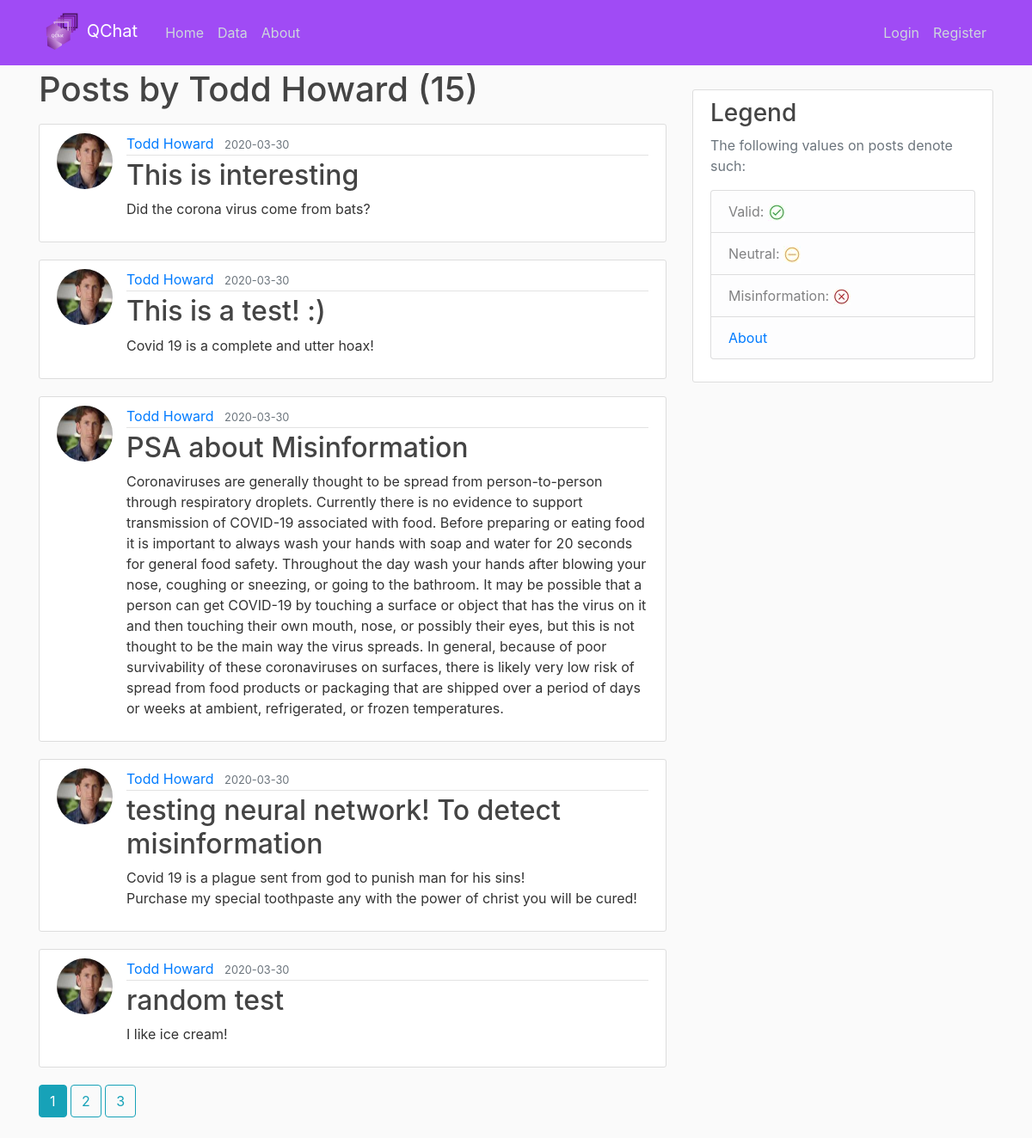
Page /user/Todd Howard on the earlier database version.
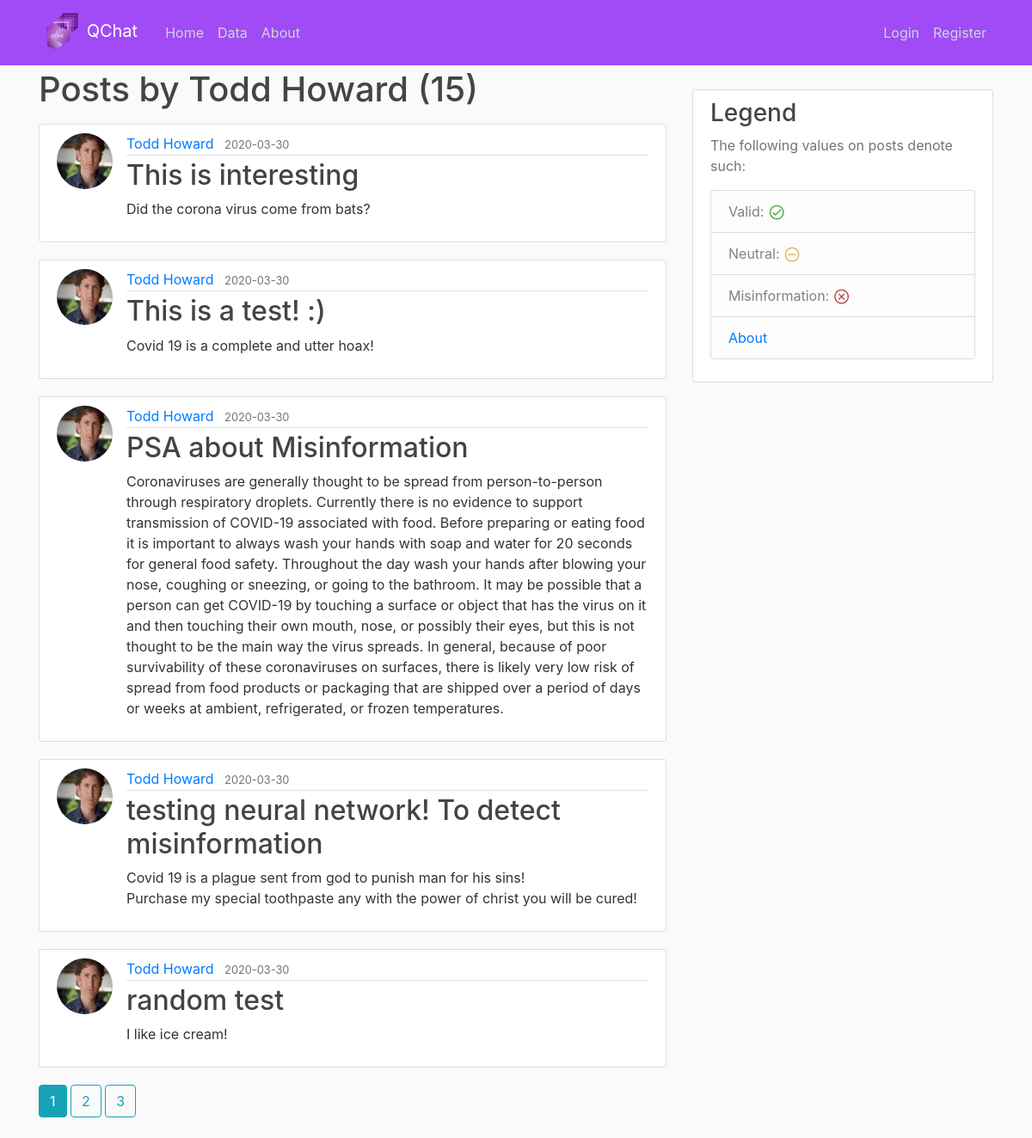
Same page on the later database version.
### app/models.py (models this page shows, shortened)
class User(db.Model, UserMixin):
    id = db.Column(db.Integer, primary_key=True)                                    # Primary Key
    username = db.Column(db.String(20), unique=True, nullable=False)                # Each User will have a username, with a max(20) characters, it must be unique, and Null is not allowed!
    email = db.Column(db.String(120), unique=True, nullable=False)                  # Each User will have an email, with a max(120) characters, it must be unique, and Null is not allowed!
    image_file = db.Column(db.String(2083), nullable=False, default='default.jpg')    # Each User will have a defualt profile Image, so uniqueness does not apply, since Null is not allowed!
    password = db.Column(db.String(60), nullable=False)                             # Each User will have passwords, with a max(60) characters, uniqueness does not apply, and Null is not allowed!
    posts = db.relationship('Post', backref='author', lazy=True)                    # This is linked to Posts, Lazy Evaluation is set to: True

class Post(db.Model):
    id = db.Column(db.Integer, primary_key=True)                                    # Primary Key
    title = db.Column(db.String(100), nullable=False)                               # Each Post will have a title, with a max(100) characters, uniqueness does not apply, and Null is not allowed!
    date_posted = db.Column(db.DateTime, nullable=False, default=datetime.utcnow)   # Each Post will have a date_posted, with DateTime set to utcnow, current time, and Null is not allowed!
    content = db.Column(db.Text, nullable=False)                                    # Each Post will have a content with no character limit, and Null is not allowed!
    user_id = db.Column(db.Integer, db.ForeignKey('user.id'), nullable=False)       # This is using the user id as a ForeignKey, each post must have an Author, so Null is not allowed!

### app/users/routes.py (the view)
@users.route('/user/<string:username>')                                       # String
def user_posts(username):
    page = request.args.get('page', 1, type=int)                            # We request a page, the default page is 1, of type int
    user = User.query.filter_by(username=username).first_or_404()
    posts = Post.query.filter_by(author=user)\
        .order_by(Post.date_posted.desc())\
        .paginate(page=page, per_page=5)
    return render_template('user_posts.html', posts=posts, user=user)       # Redirect to user_posts.html

### app/templates/user_posts.html
{% extends "template.html" %}
{% block content %}
    <h1 class="mb-3">Posts by {{ user.username }} ({{ posts.total }}) </h1>
    {% for post in posts.items %}
        <article class="media content-section">
            <img class="rounded-circle article-img" src="{{ post.author.image_file }}">
            <div class="media-body overflow-auto text-break">
                <div class="article-metadata">
                    <a class="mr-2" href="{{ url_for('users.user_posts', username=post.author.username) }}">{{ post.author.username }}</a>
                    <small class="text-muted">{{ post.date_posted.strftime('%Y-%m-%d') }}</small>
                </div>
                <h2><a class="article-title" href="{{url_for('posts.post', post_id=post.id) }}">{{ post.title }}</a></h2>
                <p class="article-content">{{ post.content }}</p>
            </div>
        </article>
    {% endfor %}
    {% for page_num in posts.iter_pages(left_edge=1, right_edge=1, left_current=1, right_current=2) %}
        {% if page_num %}
            {% if posts.page == page_num %}
                <a class="btn btn-info mb-4" href="{{ url_for('users.user_posts', username=user.username, page=page_num) }}">{{ page_num }}</a>
            {% else %}
                <a class="btn btn-outline-info mb-4" href="{{ url_for('users.user_posts', username=user.username, page=page_num) }}">{{ page_num }}</a>
            {% endif %}
        {% else %}
            ...
        {% endif %}
    {% endfor %}
{% endblock content %}

### app/templates/template.html (shortened to what this page needs)
<!DOCTYPE html>
<html lang="en">
<head>
    <link rel="stylesheet" href="https://stackpath.bootstrapcdn.com/bootstrap/4.4.1/css/bootstrap.min.css">
    <link rel="stylesheet" href="{{ url_for('static', filename='main.css') }}">
</head>
<body>
    <header class="site-header">
        <nav class="navbar navbar-expand-md navbar-dark bg-steel fixed-top">
            <div class="container">
                <a class="navbar-brand mr-4" href="/"><img width="50" height="50" src="{{ url_for('static', filename='QChat_Logo_200x200.png') }}"> QChat</a>
                <div class="collapse navbar-collapse" id="navbarToggle">
                    <div class="navbar-nav mr-auto">
                        <a class="nav-item nav-link" href="{{ url_for('main.home') }}">Home</a>
                        <a class="nav-item nav-link" href="{{ url_for('main.data') }}">Data</a>
                        <a class="nav-item nav-link" href="{{ url_for('main.about') }}">About</a>
                    </div>
                    <div class="navbar-nav">
                        {% if current_user.is_authenticated %}
                            <a class="nav-item nav-link" href="{{ url_for('posts.new_post') }}">New Post</a>
                            <a class="nav-item nav-link" href="{{ url_for('users.account') }}">Account</a>
                            <a class="nav-item nav-link" href="{{ url_for('users.logout') }}">Log out</a>
                        {% else %}
                            <a class="nav-item nav-link" href="{{ url_for('users.login') }}">Login</a>
                            <a class="nav-item nav-link" href="{{ url_for('users.register') }}">Register</a>
                        {% endif %}
                    </div>
                </div>
            </div>
        </nav>
    </header>
    <main role="main" class="container">
        <div class="row">
            <div class="col-md-8">
                {% block content %}{% endblock %}
            </div>
            <div class="col-md-4 mt-4" id="legend">
                <div class="content-section">
                    <h3>Legend</h3>
                    <p class='text-muted'>The following values on posts denote such:
                        <ul class="list-group">
                            <li class="list-group-item list-group-item-light">Valid: <img src="{{ url_for('static', filename='check_0.jpg') }}"> </li>
                            <li class="list-group-item list-group-item-light">Neutral: <img src="{{ url_for('static', filename='check_1.jpg') }}"> </li>
                            <li class="list-group-item list-group-item-light">Misinformation: <img src="{{ url_for('static', filename='check_2.jpg') }}"> </li>
                            <li class="list-group-item list-group-item-light"><a href="/about">About</a></li>
                        </ul>
                    </p>
                </div>
            </div>
        </div>
    </main>
</body>
</html>

### app/static/main.css (style rules this page uses)
body { background: #fafafa; color: #333333; margin-top: 5rem; }
h1, h2, h3, h4, h5, h6 { color: #444444; }
.bg-steel { background-color: #9b42f5; opacity: 0.95; }
.site-header .navbar-nav .nav-link { color: #cbd5db; }
.content-section { background: #ffffff; padding: 10px 20px; border: 1px solid #dddddd; border-radius: 3px; margin-bottom: 20px; }
.article-title { color: #444444; }
.article-content { white-space: pre-line; }
.article-img { height: 65px; width: 65px; margin-right: 16px; }
.article-metadata { padding-bottom: 1px; margin-bottom: 4px; border-bottom: 1px solid #e3e3e3 }

Differences in the rows shown:
changed through a linked row, Post "This is interesting": author.image_file: a different picture
changed through a linked row, Post "This is a test! :)": author.image_file: a different picture
changed through a linked row, Post "PSA about Misinformation": author.image_file: a different picture
changed through a linked row, Post "testing neural network! To detect misinformation": author.image_file: a different picture
changed through a linked row, Post "random test": author.image_file: a different picture
